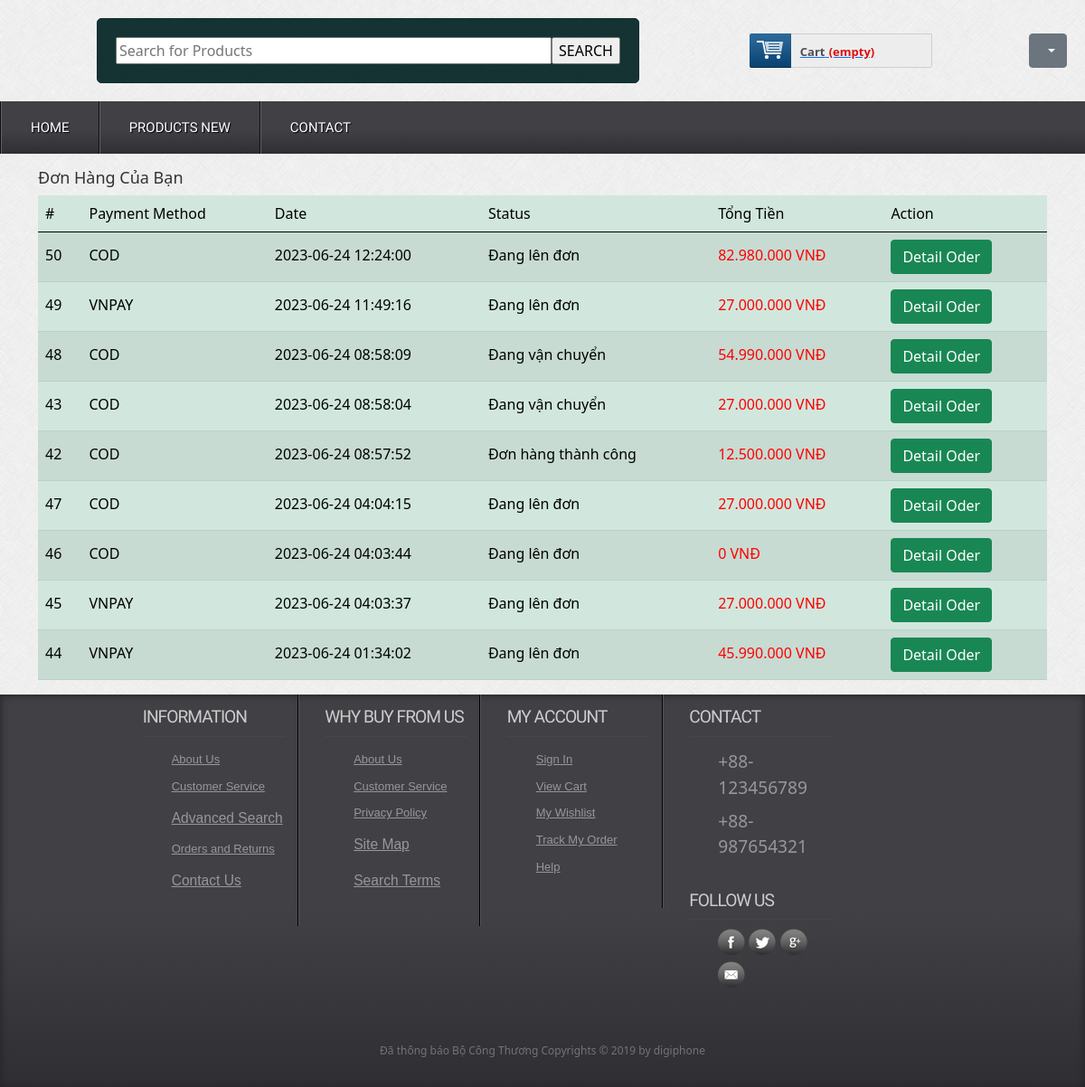
The page /account/oder/2 (signed in) on the database its author committed.
### tables this page shows
CREATE TABLE `oder` (
  `id` int(20) NOT NULL,
  `status` int(10) NOT NULL,
  `payment_method` varchar(225) NOT NULL,
  `vnp_txnref` varchar(225) DEFAULT NULL,
  `created_date` datetime NOT NULL DEFAULT current_timestamp() ON UPDATE current_timestamp(),
  `user_name` varchar(225) NOT NULL,
  `user_numberphone` varchar(225) NOT NULL,
  `user_address` varchar(225) NOT NULL,
  `user_id` int(20) NOT NULL,
  `totalmonney` int(11) NOT NULL
);

### app/core/Controllers.php (called while the page is built, shortened)
<?php
class Controller
{
    public function CView($view, $data = [])
    {
        require_once './app/views/' . $view . '.php';
    }
}

### app/controllers/Account.controller.php (called while the page is built, shortened)
<?php
class Account extends Controller
{
    function Oder($id)
    {
        $oderModel = $this->CModel("oder");
        $this->CView(
            'client',
            [
                "productOder" => $oderModel->my_oder($id),
                'Header' => 'header',
                'Page' => 'oder',
                'Footer' => 'footer',
            ]
        );
    }
}

### index.php (called while the page is built, shortened)
<?php
$app = new App();

### app/core/db.php (called while the page is built, shortened)
<?php
class DB
{
    protected $servername = 'localhost';
    protected $username = "root";
    protected $password = "";
    function __construct()
    {
        $this->conn = mysqli_connect($this->servername, $this->username, $this->password);
    }
}

### app/models/Oder.model.php (called while the page is built, shortened)
<?php
class Oder extends DB
{
    public function my_oder($user_id)
    {
        $qr = "SELECT * FROM `oder`  WHERE `user_id` = '$user_id' ORDER BY `created_date` DESC";
        $result = mysqli_query($this->conn, $qr);
        if ($result) {
            $rows = mysqli_fetch_all($result, MYSQLI_ASSOC);
            return $rows;
        } else {
            return null;
        }
    }
}

### app/views/pages/oder.php (the view)
<?php
$dataStatus = array(
    "Đang lên đơn",
    "Đang vận chuyển",
    "Đơn hàng thành công",
    "Hủy đơn hàng",
)
?>
<main class="container">
    <h2 style="font-size: 18px; color: #333;">Đơn Hàng Của Bạn</h2>
    <?php if (!empty($data['productOder'])) : ?>
        <table class="table table-success table-striped">
            <thead>
                <tr>
                    <th scope="col">#</th>
                    <th scope="col">Payment Method</th>
                    <th scope="col">Date</th>
                    <th scope="col">Status</th>
                    <th scope="col">Tổng Tiền</th>
                    <th scope="col">Action</th>
                </tr>
            </thead>
            <tbody>
                <?php foreach ($data['productOder'] as $product) : ?>
                    <tr>
                        <th scope="row"><?= $product['id'] ?></th>
                        <td><?= $product['payment_method'] ?></td>
                        <td><?= $product['created_date'] ?></td>
                        <td>
                            <?php foreach ($dataStatus as $index => $value) { ?>
                                <?php if ($index == $product['status']) {
                                    echo $value;
                                } ?>
                            <?php } ?>
                        </td>
                        <td style="color: red;"><?= number_format($product['totalmonney'], 0, ',', '.') ?> VNĐ</td>
                        <td><a href="<?= BASE_URL ?>account/detailoder/<?= $product['id'] ?>" class="btn btn-success">Detail Oder</a></td>
                    </tr>
                <?php endforeach; ?>
            </tbody>
        </table>
    <?php else : ?>
        <div style="text-align: center;">
            <h3 style="color: red;">Chưa Có Đơn Hàng </h3>
        </div>
    <?php endif; ?>
</main>

### public/css/style.css (style rules this page uses)
html, body, div, span, applet, object, iframe, h1, h2, h3, h4, h5, h6, p, blockquote, pre, a, abbr, acronym, address, big, cite, code, del, dfn, em, img, ins, kbd, q, s, samp, small, strike, strong, sub, sup, tt, var, b, u, i, dl, dt, dd, ol, nav ul, nav li, fieldset, form, label, legend, table, caption, tbody, tfoot, thead, tr, th, td, article, aside, canvas, details, embed, figure, figcaption, footer, header, hgroup, menu, nav, output, ruby, section, summary, time, mark, audio, video { margin: 0; padding: 0; border: 0; font-size: 100%; font: inherit; vertical-align: baseline; }
table { border-collapse: collapse; border-spacing: 0; }
a { text-decoration: none; }
body { font-family: Arial, Helvetica, sans-serif; background: url(../images/body_bg3.jpg); }

### public/css/carousel.css (style rules this page uses)
body { font-family: 'Poppins', sans-serif; }

### public/css/comments.css (style rules this page uses)
body { background-color: black; }

### rows shown on the page
oder: id "50", payment_method "COD", created_date "2023-06-24 12:24:00", value "Đang lên đơn", totalmonney "82.980.000"
oder: id "49", payment_method "VNPAY", created_date "2023-06-24 11:49:16", value "Đang lên đơn", totalmonney "27.000.000"
oder: id "48", payment_method "COD", created_date "2023-06-24 08:58:09", value "Đang vận chuyển", totalmonney "54.990.000"
oder: id "43", payment_method "COD", created_date "2023-06-24 08:58:04", value "Đang vận chuyển", totalmonney "27.000.000"
oder: id "42", payment_method "COD", created_date "2023-06-24 08:57:52", value "Đơn hàng thành công", totalmonney "12.500.000"
oder: id "47", payment_method "COD", created_date "2023-06-24 04:04:15", value "Đang lên đơn", totalmonney "27.000.000"
oder: id "46", payment_method "COD", created_date "2023-06-24 04:03:44", value "Đang lên đơn", totalmonney "0"
oder: id "45", payment_method "VNPAY", created_date "2023-06-24 04:03:37", value "Đang lên đơn", totalmonney "27.000.000"
oder: id "44", payment_method "VNPAY", created_date "2023-06-24 01:34:02", value "Đang lên đơn", totalmonney "45.990.000"
